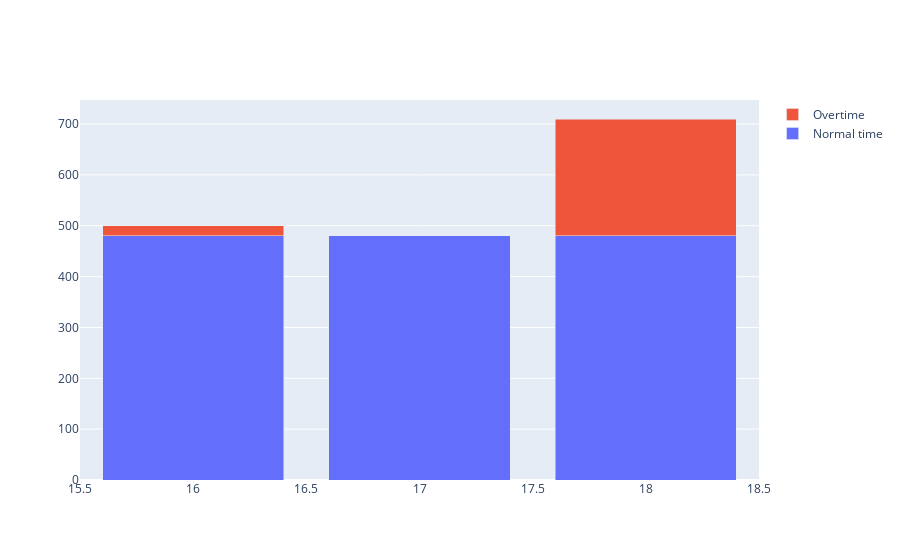

Notebook code cell kept with this figure:
### Code cell
import plotly.graph_objects as go

fig = go.Figure(data=[
    go.Bar(name='Normal time', x=plot_data['day'], y=plot_data['time']),
    go.Bar(name='Overtime', x=plot_data['day'], y=plot_data['overtime'])
])
# Change the bar mode
fig.update_layout(barmode='stack')
fig.show()

### Figure 1 — Plotly figure (JSON) as saved in the notebook; plotly's stock layout.template omitted (floating-point values rounded to 4 significant figures)
{"data": [{"name": "Normal time", "type": "bar", "x": [16, 17, 18], "y": [480, 480, 480]}, {"name": "Overtime", "type": "bar", "x": [16, 17, 18], "y": [20, 0, 230]}], "layout": {"autosize": true, "barmode": "stack", "xaxis": {"autorange": true, "range": [15.5, 18.5], "type": "linear"}, "yaxis": {"autorange": true, "range": [0, 747.4], "type": "linear"}}}
